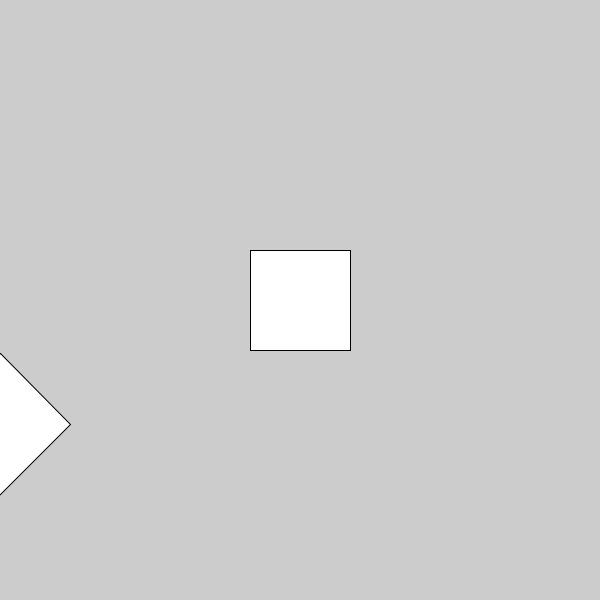
Frame 1 (no input)
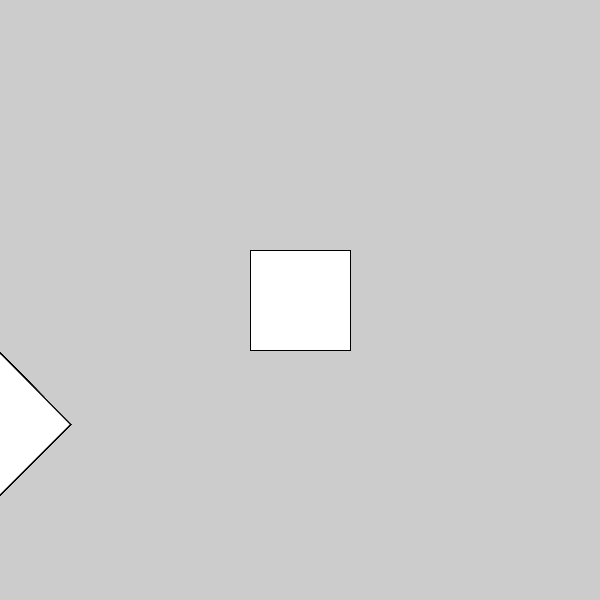
Frame 60 (the mouse pressed at the canvas centre just before this capture)
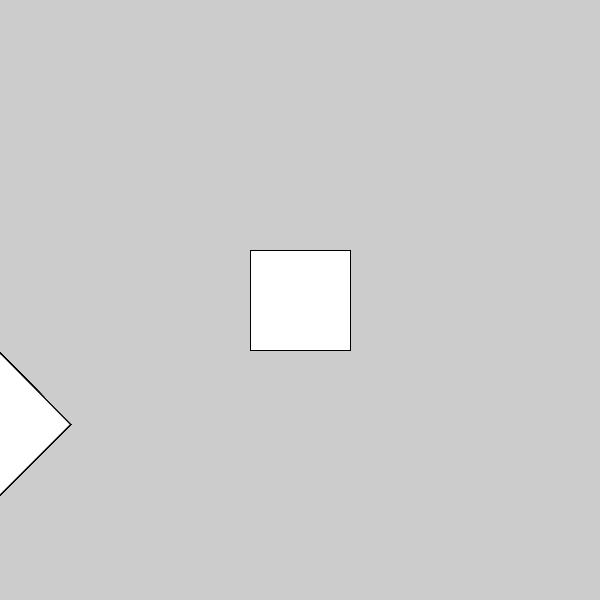
Frame 120 (the mouse held since frame 60 and released just before this capture)

The Processing sketch that drew these frames (run headless with seeded random() and noise(); from frame 60 on, the mouse is pressed at the canvas centre):

// Processing sketch: midterm1
// ── midterm1.pde
//change this sketch so it rotates around the original position of the shape 

void setup() {
  size(600, 600); 
  rectMode(CENTER); 
}

void draw(){
  rect(width/2, height/2, 100, 100); 
  
  pushMatrix(); 
  rotate(radians(45)); 
  rect(width/2, height/2, 100, 100); 
  popMatrix(); 
}
